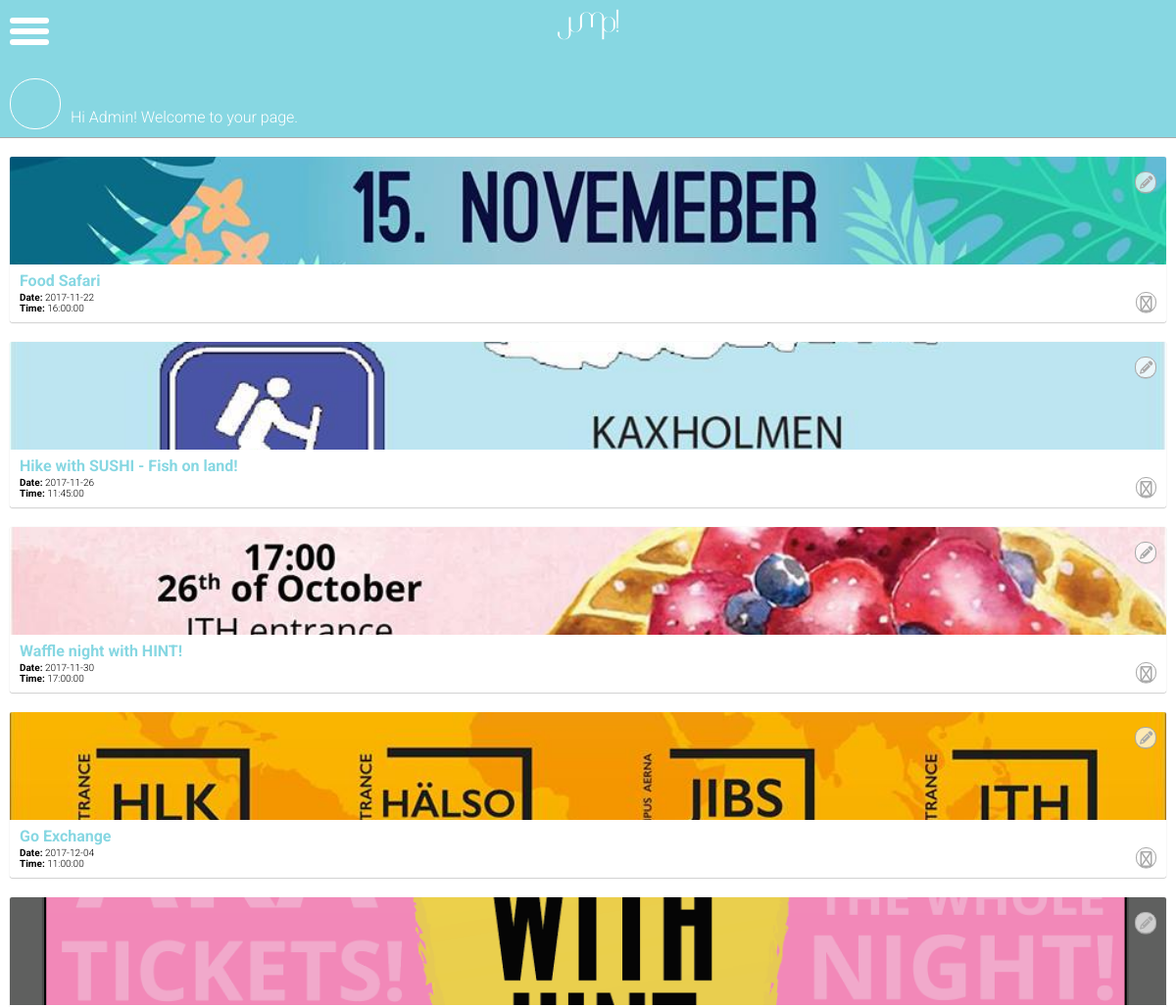
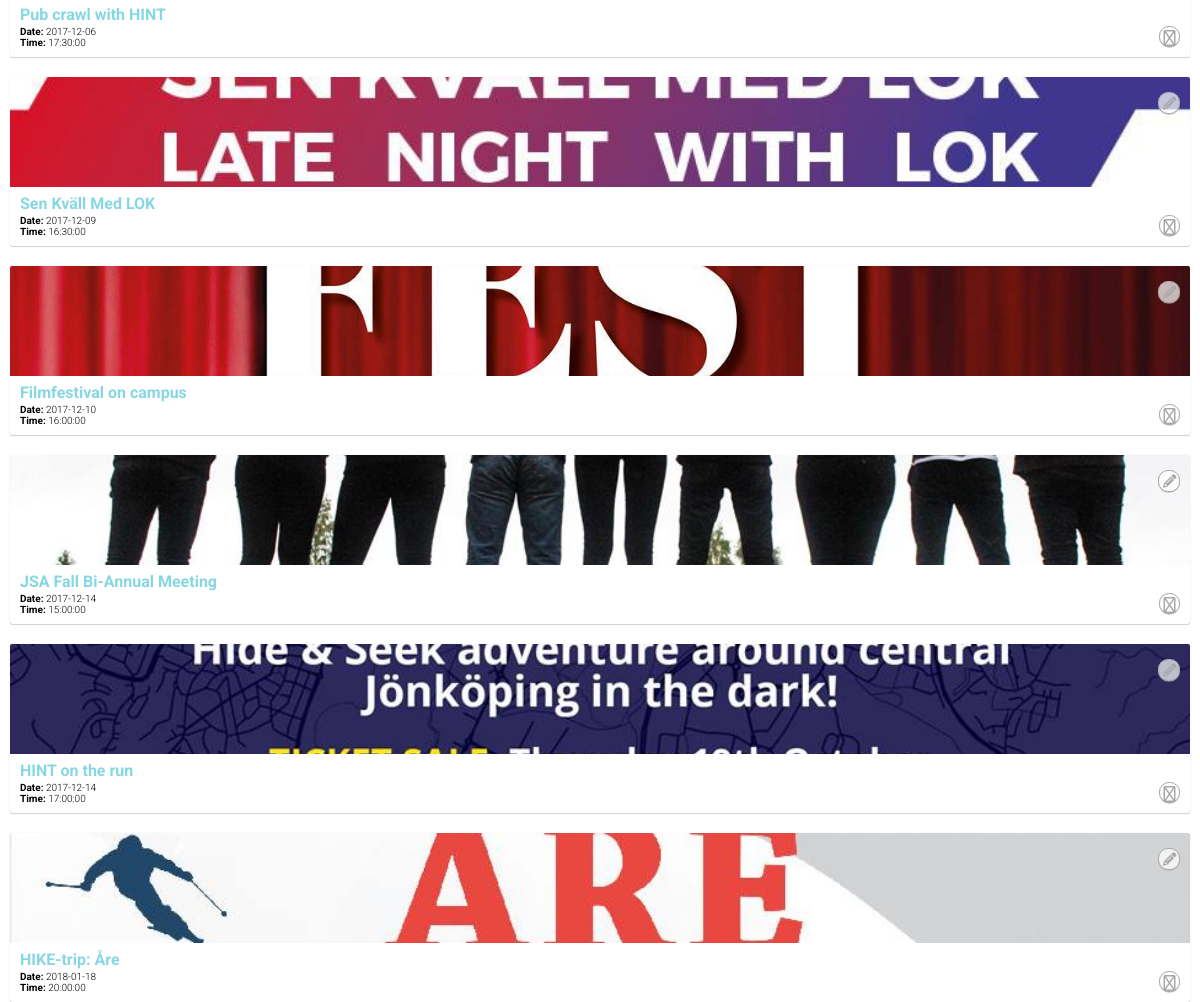
Page /admin/admin_events.php (signed in) on the committed database (2 pictures, top to bottom).
### tables this page shows
CREATE TABLE `Users` (
  `userID` int(11) NOT NULL,
  `type` varchar(13) NOT NULL,
  `userpass` char(255) NOT NULL,
  `email` char(255) NOT NULL,
  `image` varchar(255) NOT NULL,
  `school` varchar(50) NOT NULL,
  `firstname` char(255) NOT NULL,
  `lastname` char(255) NOT NULL,
  `organisation` char(255) NOT NULL
);

CREATE TABLE `Events` (
  `eventID` int(11) NOT NULL,
  `title` char(255) NOT NULL,
  `description` varchar(2000) NOT NULL,
  `startdate` date NOT NULL,
  `enddate` int(11) NOT NULL,
  `time` time NOT NULL,
  `price` int(11) NOT NULL,
  `location` char(255) NOT NULL,
  `image` varchar(255) NOT NULL,
  `link` char(255) NOT NULL,
  `host` char(255) NOT NULL,
  `school` int(1) NOT NULL,
  `country` int(11) NOT NULL
);

### admin/admin_events.php (the view, shortened to what this page needs)
<?php
include("admin_header.php");
include("admin_menu.php");
include("../userinfo.php");
@ $db = new mysqli($dbserver, $dbuser, $dbpass, $dbname);
?>
<div class="allEvents" style="margin-top: 130px;">
<?php
  $query = "SELECT eventID, title, description, startdate, enddate, time, price, location, image, link, host FROM Events ORDER by startdate, time";
  $stmt = $db->prepare($query);
  $stmt->bind_result($eventID, $title, $description, $startdate, $enddate, $time, $price, $location, $image, $link, $host);
  $stmt->execute();
  while($stmt->fetch()){ ?>
      <div class="eventContainerOne">
        <div class="imgContainer" style="background-image: url('../uploadedfiles/<?php echo "$image"; ?>');"></div>
        <?php
          echo '<a class="editBtn" href="admin_edit.php?eventID=' . urlencode($eventID) . '">
               <i class="fa fa-pencil" aria-hidden="true"></i></a>';
          ?>
          <div class="infoContainer">
            <div class="eventTitle">
             <?php
                echo "<h4>$title</h4> <p><strong>Date:</strong> $startdate</p> <p><strong>Time: </strong> $time</p>";
              ?>
            </div>
            <a href="#" class="expanderBtn">
              <i class="fa fa-angle-down" aria-hidden="true"></i>
            </a>
          </div>
      </div>
 <?php  }
  ?>
</div>
<?php
include("../footer.php");
?>

### userinfo.php (shortened to what this page needs)
<?php
@ $db = new mysqli($dbserver, $dbuser, $dbpass, $dbname);
$userID = $_SESSION['userID'];
$userquery = "SELECT type, image FROM Users WHERE userID = '{$userID}' ";
$stmt = $db->prepare($userquery);
$stmt->bind_result($type, $image);
$stmt->execute();
while($stmt->fetch()){
  if ($type == 'organisation' || $type == 'student'){?>
      <div class="userInfo">
          <div class="userImg" style="background-image: url('uploadedfiles/<?php echo "$image"; ?>');"></div>
          <div class="userWelcome">Hi <?php
              echo $_SESSION['username'];
              echo $_SESSION['organisation'];
              ?>! Welcome to your page.
          </div>
      </div>
<?php
    }else if ($type == 'admin'){?>
        <div class="userInfo">
            <div class="userImg" style="background-image: url('../uploadedfiles/<?php echo "$image"; ?>');"></div>
            <div class="userWelcome">Hi <?php
                echo $_SESSION['username'];
                ?>! Welcome to your page.
            </div>
        </div>
    <?php
    }
} ?>

### css/main.css (style rules this page uses)
body { margin: 0; padding: 0; }
p { margin: 0; padding: 0; padding-left: 10px; font-family: 'Roboto', sans-serif; font-size: 10px; font-weight: 300; }
h4 { font-family: 'Roboto', sans-serif; margin: 7px 0 2px; padding-left: 10px; color: #87d7e2; }
a { text-decoration: none; }
div.allEvents { background-size: cover; background-repeat: no-repeat; background-position: center center; width: 100vw; height: 100vh; padding: 10px; box-sizing: border-box; margin-top: 60px; }
div.allEvents div.eventContainer, div.allEvents div.eventContainerFirst, div.allEvents div.eventContainerOne { width: 100%; box-shadow: 0px 0.5px 1px #a9a9a9; border-radius: 2px; margin-top: 20px; position: relative; }
div.allEvents div.eventContainer div.imgContainer, div.allEvents div.eventContainerFirst div.imgContainer, div.allEvents div.eventContainerOne div.imgContainer { background-size: cover; background-repeat: no-repeat; background-position: center center; width: 100%; height: 50px; border-radius: 2px 2px 0 0; }
div.allEvents div.eventContainer div.infoContainer, div.allEvents div.eventContainerFirst div.infoContainer, div.allEvents div.eventContainerOne div.infoContainer { overflow: hidden; }
div.userInfo { width: 100%; height: 80px; background: #87d7e2; box-shadow: 0px 0.5px 0.5px #a9a9a9; position: fixed; top: 60px; left: 0; z-index: 20; }
div.userInfo div.userImg { width: 50px; height: 50px; background-size: cover; background-repeat: no-repeat; background-position: center center; border-radius: 25px; border: solid 1px white; float: left; margin: 20px 5px 0 10px; }
div.userInfo div.userWelcome { font-family: 'Roboto', sans-serif; font-weight: 300; color: white; float: left; margin: 50px 0 0 5px; }
div.eventTitle h4 { font-family: 'Roboto', sans-serif; margin: 7px 0 2px; padding-left: 10px; color: #87d7e2; }
div.eventTitle p { padding-left: 10px; }
div.allEvents div.eventContainer div.imgContainer, div.allEvents div.eventContainerFirst div.imgContainer, div.allEvents div.eventContainerOne div.imgContainer { background-size: cover; background-repeat: no-repeat; background-position: center center; width: 100%; height: 110px; border-radius: 2px 2px 0 0; }
div.allEvents div.eventContainer a.editBtn, div.allEvents div.eventContainerFirst a.editBtn, div.allEvents div.eventContainerOne a.editBtn, div.allEvents div.eventContainer a.orgEditBtn, div.allEvents div.eventContainerFirst a.orgEditBtn, div.allEvents div.eventContainerOne a.orgEditBtn { position: absolute; top: 15px; right: 10px; width: 20px; height: 20px; background: rgba(255, 255, 255, 0.7); border: solid 0.4px #a9a9a9; border-radius: 10px; box-shadow: 0px 0.5px 0.5px #a9a9a9; font-weight: 300; font-family: 'Roboto', sans-serif; color: #a9a9a9; }
div.allEvents div.eventContainer a.editBtn .fa.fa-pencil, div.allEvents div.eventContainerFirst a.editBtn .fa.fa-pencil, div.allEvents div.eventContainerOne a.editBtn .fa.fa-pencil, div.allEvents div.eventContainer a.orgEditBtn .fa.fa-pencil, div.allEvents div.eventContainerFirst a.orgEditBtn .fa.fa-pencil, div.allEvents div.eventContainerOne a.orgEditBtn .fa.fa-pencil { font-size: 10pt; margin: 3px 0px 0px 4px; }
div.allEvents div.eventContainer div.infoContainer a, div.allEvents div.eventContainerFirst div.infoContainer a, div.allEvents div.eventContainerOne div.infoContainer a { margin: -22px 10px 10px; float: right; width: 19px; height: 19px; background: none; border: solid 0.4px #a9a9a9; border-radius: 10px; box-shadow: 0px 0.5px 0.5px #a9a9a9; text-align: center; vertical-align: middle; align-content: center; }
div.allEvents div.eventContainer div.infoContainer a i.fa.fa-angle-down, div.allEvents div.eventContainerFirst div.infoContainer a i.fa.fa-angle-down, div.allEvents div.eventContainerOne div.infoContainer a i.fa.fa-angle-down { color: #a9a9a9; padding: 3px; font-weight: 100; }

### rows in the picture
events: image (picture), title "Food Safari", startdate "2017-11-22", time "16:00:00"
events: image (picture), title "Hike with SUSHI - Fish on land!", startdate "2017-11-26", time "11:45:00"
events: image (picture), title "Waffle night with HINT!", startdate "2017-11-30", time "17:00:00"
events: image (picture), title "Go Exchange", startdate "2017-12-04", time "11:00:00"
events: image (picture), title "Pub crawl with HINT", startdate "2017-12-06", time "17:30:00"
events: image (picture), title "Sen Kväll Med LOK", startdate "2017-12-09", time "16:30:00"
events: image (picture), title "Filmfestival on campus", startdate "2017-12-10", time "16:00:00"
events: image (picture), title "JSA Fall Bi-Annual Meeting", startdate "2017-12-14", time "15:00:00"
events: image (picture), title "HINT on the run", startdate "2017-12-14", time "17:00:00"
events: image (picture), title "HIKE-trip: Åre", startdate "2018-01-18", time "20:00:00"
